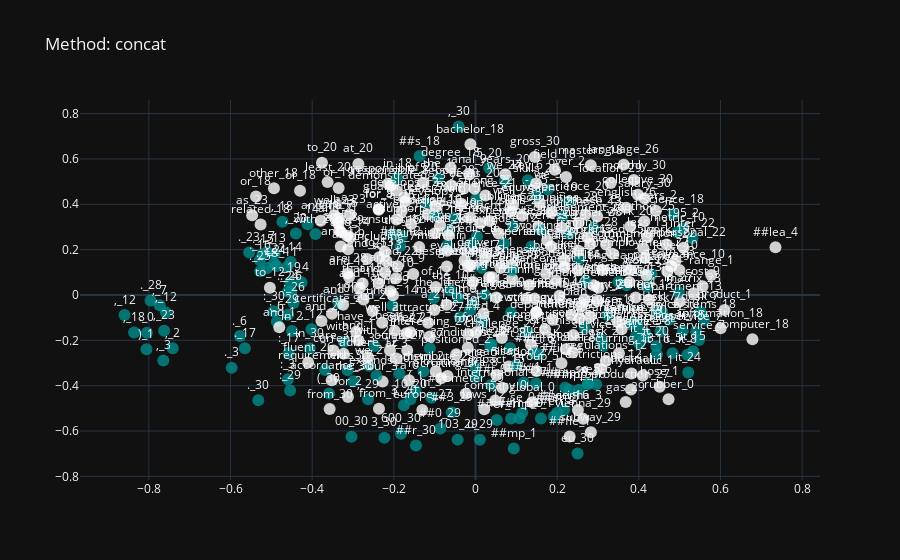

Source (notebook cell):
### Markdown cell above
## Main Part : Here we run the tokenizing and model encoding

### Code cell
#initialize model
#output_hidden_states = True will give us all hiddent states for all layers

PRETRAINED_MODEL='bert-base-uncased'
model = BertModel.from_pretrained(PRETRAINED_MODEL, output_hidden_states=True)

#put this in eval mode so since we do not plan to do backprop and also any other special handling that it needs to do like dropout
model.eval();

sentence_list=jd_sent # use the JD File or change for other use

#run sentences through the tokenizer
input_ids, attention_masks, attention_masks_without_special_tok = preprocessing_for_bert(sentence_list, tokenizer,MAX_LEN)

#call the model on the sentences - this one delivers the hidden output tensors
outputs = model(input_ids, attention_masks) #(tokenized_tensor, sent_tensor)
hidden_states = outputs[2]

print("Total hidden layers:", len(hidden_states))
print("First layer : hidden_states[0].shape ", hidden_states[0].shape)     # [batch_size x seq_length x vector_dim]

#retrieving vectors for a token_index from the top n layers and return a concatenated, averaged or summed vector
v=get_vector(hidden_states, token_index=0, mode='sum', top_n_layers=4)
v.shape

#Lengths of each sentence
sent_lengths = attention_masks.sum(1).tolist()
sent_lengths

#get the tokenized version of each sentence (text form, to label things in the plot)
tokenized_sents = [tokenizer.convert_ids_to_tokens(i) for i in input_ids]
#tokenized_sents[0]

eval_vecs(hidden_states, tokenized_sents, mode='concat')

### Figure 1 — Plotly figure (JSON) as saved in the notebook; plotly's stock layout.template omitted (floating-point values rounded to 4 significant figures; data arrays with more than 128 entries replaced by an {"elided": "..."} marker saying what was removed)
{"data": [{"marker": {"color": {"elided": "396 int values"}, "colorscale": [[0, "darkcyan"], [1, "white"]], "opacity": 0.8, "size": 12}, "mode": "markers+text", "text": {"elided": "396 str values"}, "textposition": "top center", "type": "scatter", "x": {"elided": "396 float values"}, "y": {"elided": "396 float values"}}], "layout": {"title": {"text": "Method: concat"}}}
